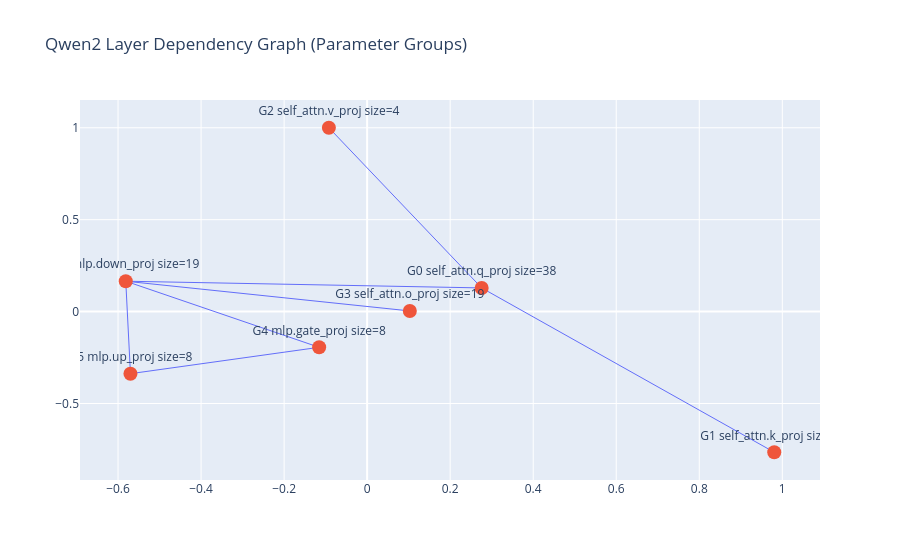

Notebook code cell kept with this figure:
### Code cell
fig = go.Figure(data=[edge_trace, node_trace])
fig.update_layout(
    title="Qwen2 Layer Dependency Graph (Parameter Groups)",
    showlegend=False
)

fig.show()

### Figure 1 — Plotly figure (JSON) as saved in the notebook; plotly's stock layout.template omitted (floating-point values rounded to 4 significant figures)
{"data": [{"hoverinfo": "none", "line": {"width": 1}, "mode": "lines", "type": "scatter", "x": [0.2758, -0.5814, null, 0.2758, -0.09215, null, 0.2758, 0.9806, null, 0.1028, -0.5814, null, -0.1156, -0.5814, null, -0.1156, -0.5701, null, -0.5701, -0.5814, null], "y": [0.1287, 0.1652, null, 0.1287, 1, null, 0.1287, -0.7652, null, 0.00343, 0.1652, null, -0.1943, 0.1652, null, -0.1943, -0.3378, null, -0.3378, 0.1652, null]}, {"hoverinfo": "text", "marker": {"size": 14}, "mode": "markers+text", "text": ["G0\nself_attn.q_proj\nsize=38", "G6\nmlp.down_proj\nsize=19", "G2\nself_attn.v_proj\nsize=4", "G1\nself_attn.k_proj\nsize=11", "G3\nself_attn.o_proj\nsize=19", "G4\nmlp.gate_proj\nsize=8", "G5\nmlp.up_proj\nsize=8"], "textposition": "top center", "type": "scatter", "x": [0.2758, -0.5814, -0.09215, 0.9806, 0.1028, -0.1156, -0.5701], "y": [0.1287, 0.1652, 1, -0.7652, 0.00343, -0.1943, -0.3378]}], "layout": {"showlegend": false, "title": {"text": "Qwen2 Layer Dependency Graph (Parameter Groups)"}}}
